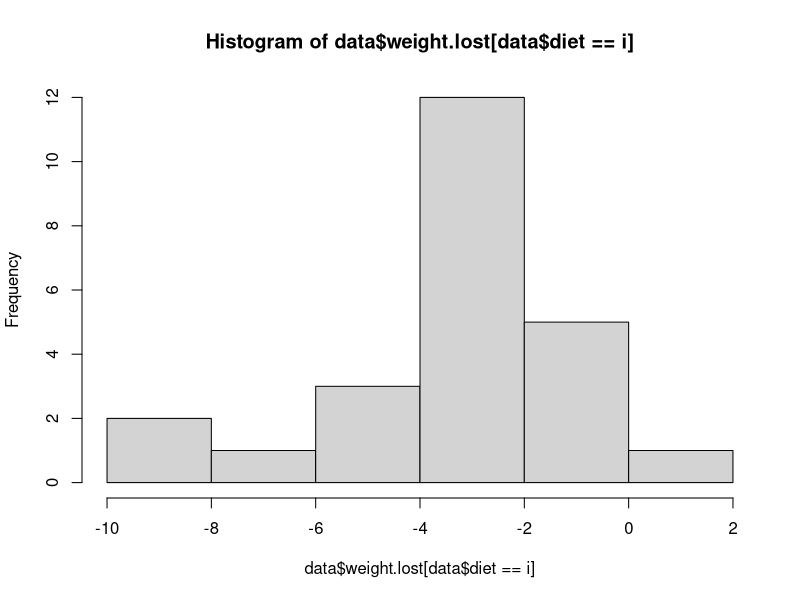
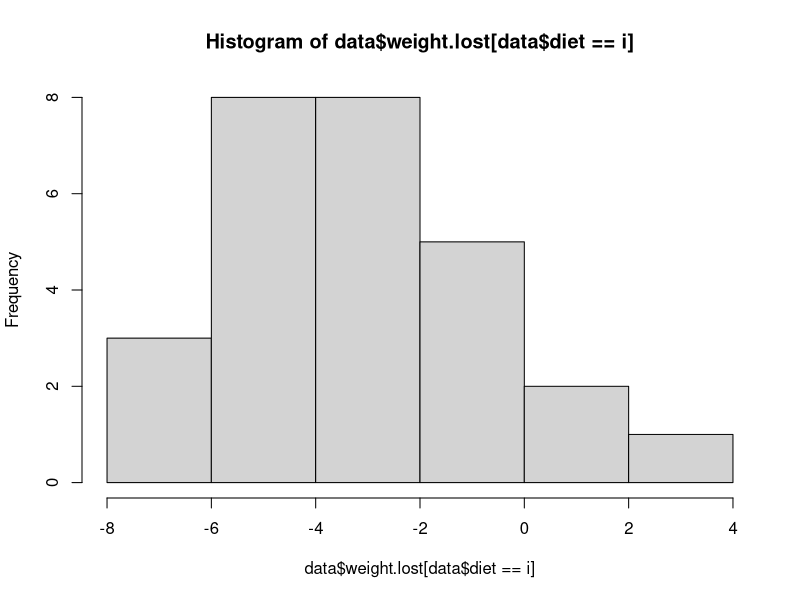
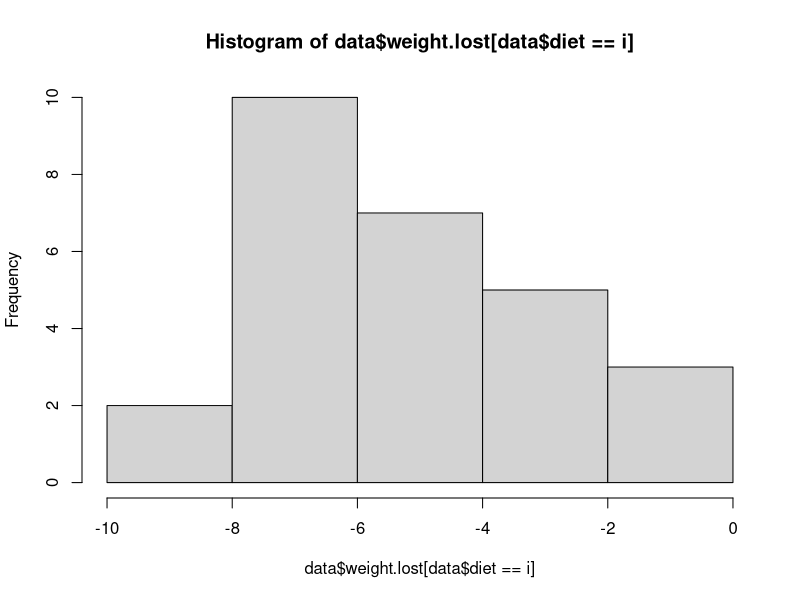
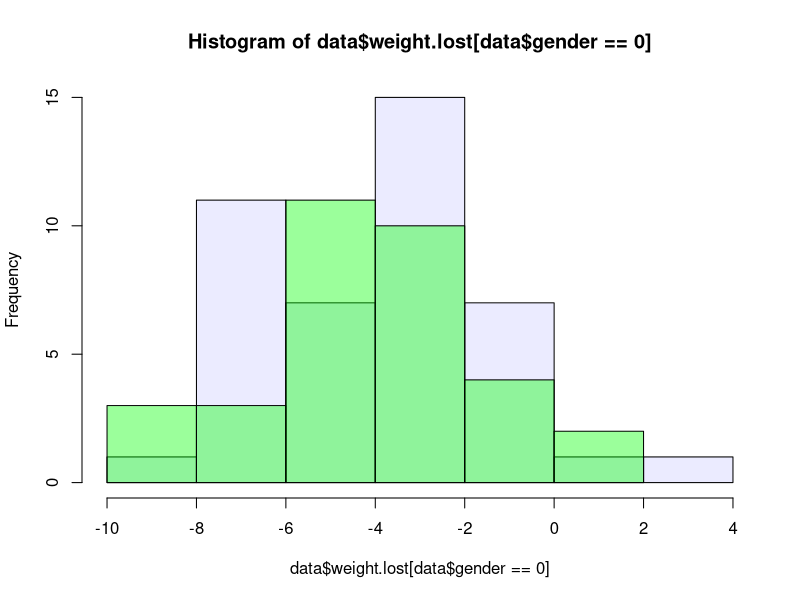
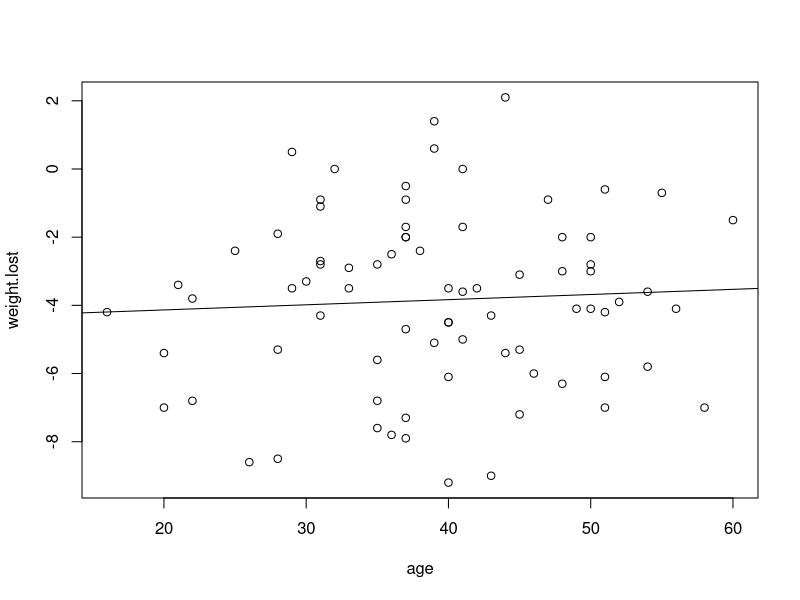
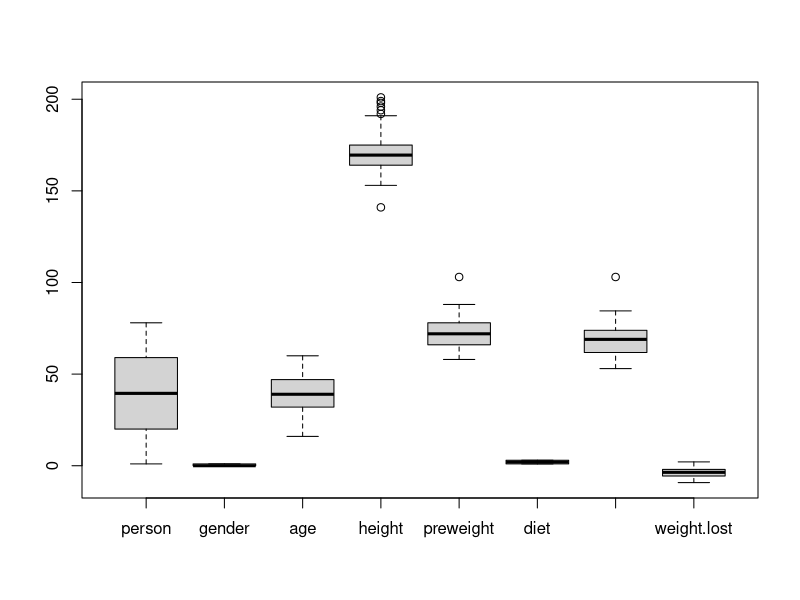
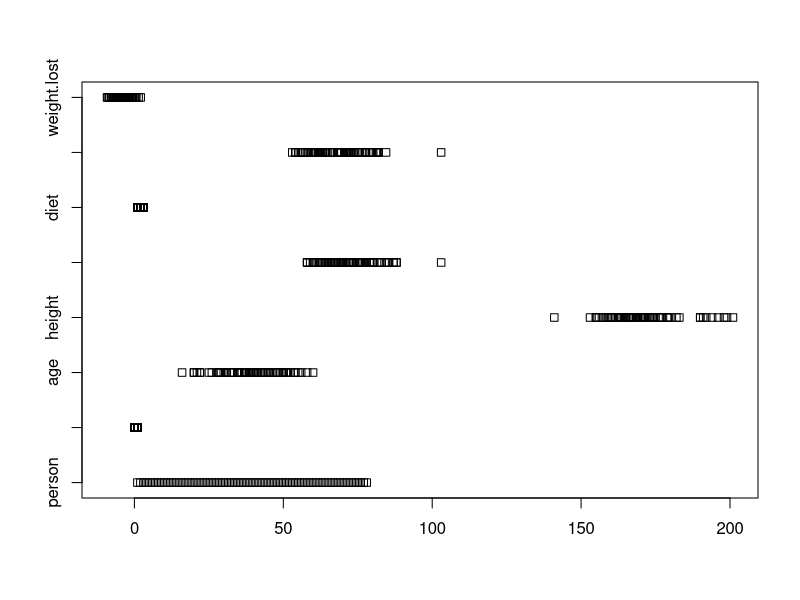

Source code (R) for these figures, in order:
data = read.table('diet.txt',header=TRUE)

weight.lost = data$weight6weeks - data$preweight
data = cbind(data,weight.lost)

pre = data$preweight
post = data$weight6weeks
age = data$age

# test sign. difference -> check assumptions (normality etc.) otherwise other test is needed
t.test(pre,post)

# plot hist of loss per diet
for (i in 1:3){
   hist(data$weight.lost[data$diet == i])
}
mycol = rgb(0, 0, 255, max = 255, alpha = 20, names = "blue50")
mycol2 = rgb(0, 255, 0, max = 255, alpha = 100, names = "green50")


# male vs female loss
femalehist = hist(data$weight.lost[data$gender == 0], plot=FALSE)
malehist = hist(data$weight.lost[data$gender == 1], plot=FALSE)

plot(femalehist, col=mycol)
plot(malehist, col=mycol2, add=TRUE)


# lin reg of age and weight loss -> no relation!
reg = lm(weight.lost ~ age)
plot(age, weight.lost)
abline(reg)
summary(reg)



#ANOVA
boxplot(data); stripchart(data)
